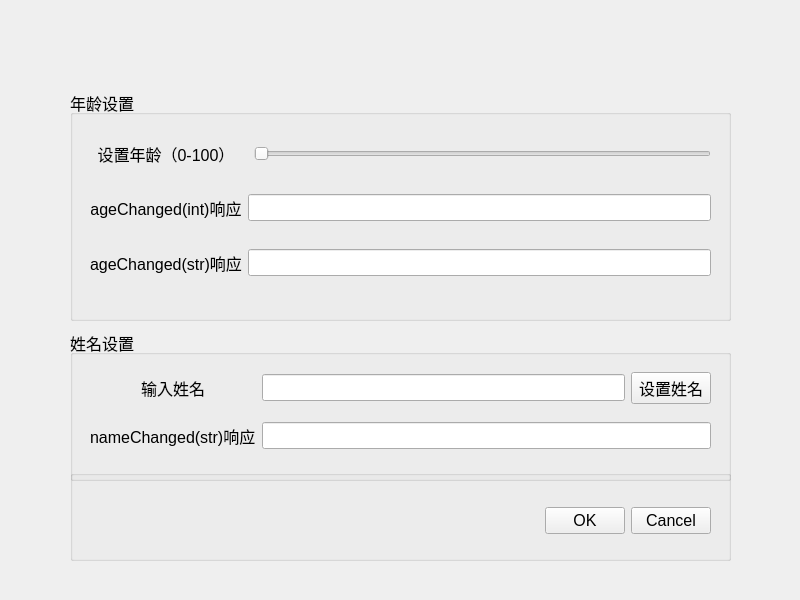
<?xml version="1.0" encoding="UTF-8"?>
<ui version="4.0">
 <class>Widget</class>
 <widget class="QWidget" name="Widget">
  <property name="geometry">
   <rect>
    <x>0</x>
    <y>0</y>
    <width>800</width>
    <height>600</height>
   </rect>
  </property>
  <property name="font">
   <font>
    <family>Ubuntu</family>
    <pointsize>12</pointsize>
   </font>
  </property>
  <property name="windowTitle">
   <string>Widget</string>
  </property>
  <property name="windowIcon">
   <iconset resource="res.qrc">
    <normaloff>:/icons/images/app.ico</normaloff>
    <normalon>:/icons/images/app.ico</normalon>:/icons/images/app.ico</iconset>
  </property>
  <widget class="QGroupBox" name="groupBoxAge">
   <property name="geometry">
    <rect>
     <x>70</x>
     <y>90</y>
     <width>661</width>
     <height>231</height>
    </rect>
   </property>
   <property name="title">
    <string>年龄设置</string>
   </property>
   <widget class="QWidget" name="gridLayoutWidget">
    <property name="geometry">
     <rect>
      <x>20</x>
      <y>30</y>
      <width>621</width>
      <height>181</height>
     </rect>
    </property>
    <layout class="QGridLayout" name="gridLayout">
     <item row="0" column="2">
      <widget class="QSlider" name="slider_SetAge">
       <property name="maximum">
        <number>100</number>
       </property>
       <property name="orientation">
        <enum>Qt::Horizontal</enum>
       </property>
      </widget>
     </item>
     <item row="1" column="0">
      <widget class="QLabel" name="label_3">
       <property name="text">
        <string>ageChanged(int)响应</string>
       </property>
       <property name="textFormat">
        <enum>Qt::AutoText</enum>
       </property>
       <property name="alignment">
        <set>Qt::AlignCenter</set>
       </property>
      </widget>
     </item>
     <item row="2" column="0">
      <widget class="QLabel" name="label_2">
       <property name="text">
        <string>ageChanged(str)响应</string>
       </property>
      </widget>
     </item>
     <item row="0" column="0">
      <widget class="QLabel" name="label">
       <property name="text">
        <string>设置年龄（0-100）</string>
       </property>
       <property name="alignment">
        <set>Qt::AlignCenter</set>
       </property>
      </widget>
     </item>
     <item row="1" column="1" colspan="2">
      <widget class="QLineEdit" name="lineEdit_ageInt"/>
     </item>
     <item row="2" column="1" colspan="2">
      <widget class="QLineEdit" name="lineEdit_ageStr"/>
     </item>
    </layout>
   </widget>
  </widget>
  <widget class="QGroupBox" name="groupBoxName">
   <property name="geometry">
    <rect>
     <x>70</x>
     <y>330</y>
     <width>661</width>
     <height>151</height>
    </rect>
   </property>
   <property name="title">
    <string>姓名设置</string>
   </property>
   <widget class="QWidget" name="gridLayoutWidget_2">
    <property name="geometry">
     <rect>
      <x>20</x>
      <y>30</y>
      <width>621</width>
      <height>101</height>
     </rect>
    </property>
    <layout class="QGridLayout" name="gridLayout_2">
     <item row="1" column="1">
      <widget class="QLineEdit" name="lineEdit_inputName"/>
     </item>
     <item row="3" column="1" colspan="2">
      <widget class="QLineEdit" name="lineEdit_nameStr"/>
     </item>
     <item row="3" column="0">
      <widget class="QLabel" name="label_5">
       <property name="text">
        <string>nameChanged(str)响应</string>
       </property>
      </widget>
     </item>
     <item row="1" column="0">
      <widget class="QLabel" name="label_4">
       <property name="text">
        <string>输入姓名</string>
       </property>
       <property name="alignment">
        <set>Qt::AlignCenter</set>
       </property>
      </widget>
     </item>
     <item row="1" column="2">
      <widget class="QPushButton" name="pushButton">
       <property name="text">
        <string>设置姓名</string>
       </property>
      </widget>
     </item>
    </layout>
   </widget>
  </widget>
  <widget class="QGroupBox" name="groupBoxButton">
   <property name="geometry">
    <rect>
     <x>70</x>
     <y>470</y>
     <width>661</width>
     <height>91</height>
    </rect>
   </property>
   <property name="title">
    <string/>
   </property>
   <widget class="QWidget" name="horizontalLayoutWidget">
    <property name="geometry">
     <rect>
      <x>20</x>
      <y>20</y>
      <width>621</width>
      <height>61</height>
     </rect>
    </property>
    <layout class="QHBoxLayout" name="horizontalLayout">
     <item>
      <spacer name="horizontalSpacer">
       <property name="orientation">
        <enum>Qt::Horizontal</enum>
       </property>
       <property name="sizeHint" stdset="0">
        <size>
         <width>40</width>
         <height>20</height>
        </size>
       </property>
      </spacer>
     </item>
     <item>
      <widget class="QPushButton" name="pushButton_OK">
       <property name="text">
        <string>OK</string>
       </property>
      </widget>
     </item>
     <item>
      <widget class="QPushButton" name="pushButton_Cancel">
       <property name="text">
        <string>Cancel</string>
       </property>
       <property name="icon">
        <iconset resource="res.qrc">
         <normaloff>:/icons/images/132.bmp</normaloff>:/icons/images/132.bmp</iconset>
       </property>
      </widget>
     </item>
    </layout>
   </widget>
  </widget>
 </widget>
 <resources>
  <include location="res.qrc"/>
 </resources>
 <connections>
  <connection>
   <sender>pushButton_Cancel</sender>
   <signal>clicked()</signal>
   <receiver>Widget</receiver>
   <slot>close()</slot>
   <hints>
    <hint type="sourcelabel">
     <x>647</x>
     <y>528</y>
    </hint>
    <hint type="destinationlabel">
     <x>647</x>
     <y>618</y>
    </hint>
   </hints>
  </connection>
  <connection>
   <sender>pushButton_OK</sender>
   <signal>clicked()</signal>
   <receiver>Widget</receiver>
   <slot>close()</slot>
   <hints>
    <hint type="sourcelabel">
     <x>555</x>
     <y>514</y>
    </hint>
    <hint type="destinationlabel">
     <x>524</x>
     <y>619</y>
    </hint>
   </hints>
  </connection>
 </connections>
</ui>
